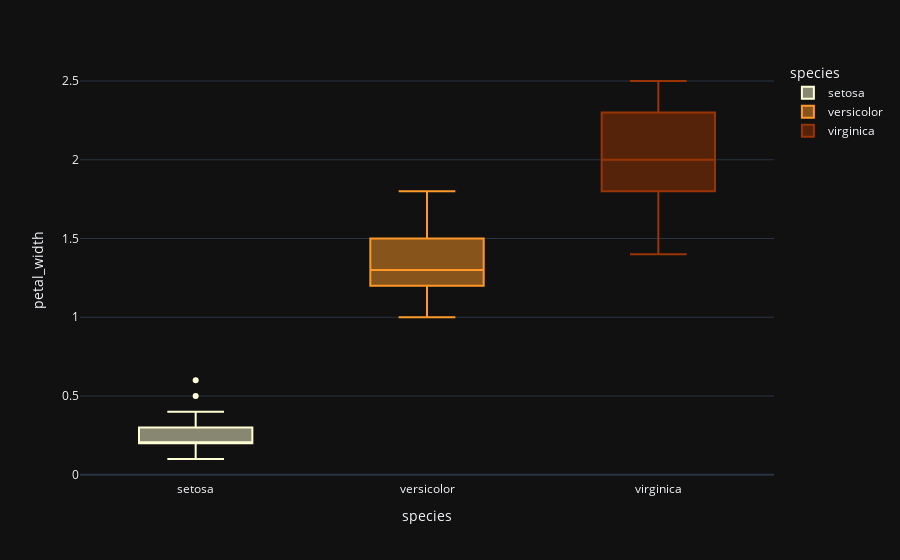

Notebook source saved alongside this figure:
### Code cell
fig = px.box(data_frame=df, x='species',y='petal_width',color='species',color_discrete_sequence=['#ffffd4 ','#fe9929 ','#993404 '], template='plotly_dark',orientation='v')

fig.show()

### Figure 1 — Plotly figure (JSON) as saved in the notebook; plotly's stock layout.template omitted (floating-point values rounded to 4 significant figures)
{"data": [{"alignmentgroup": "True", "hovertemplate": "species=%{x}<br>petal_width=%{y}<extra></extra>", "legendgroup": "setosa", "marker": {"color": "#ffffd4 "}, "name": "setosa", "notched": false, "offsetgroup": "setosa", "orientation": "v", "showlegend": true, "type": "box", "x": ["setosa", "setosa", "setosa", "setosa", "setosa", "setosa", "setosa", "setosa", "setosa", "setosa", "setosa", "setosa", "setosa", "setosa", "setosa", "setosa", "setosa", "setosa", "setosa", "setosa", "setosa", "setosa", "setosa", "setosa", "setosa", "setosa", "setosa", "setosa", "setosa", "setosa", "setosa", "setosa", "setosa", "setosa", "setosa", "setosa", "setosa", "setosa", "setosa", "setosa", "setosa", "setosa", "setosa", "setosa", "setosa", "setosa", "setosa", "setosa", "setosa", "setosa"], "x0": " ", "xaxis": "x", "y": [0.2, 0.2, 0.2, 0.2, 0.2, 0.4, 0.3, 0.2, 0.2, 0.1, 0.2, 0.2, 0.1, 0.1, 0.2, 0.4, 0.4, 0.3, 0.3, 0.3, 0.2, 0.4, 0.2, 0.5, 0.2, 0.2, 0.4, 0.2, 0.2, 0.2, 0.2, 0.4, 0.1, 0.2, 0.2, 0.2, 0.2, 0.1, 0.2, 0.2, 0.3, 0.3, 0.2, 0.6, 0.4, 0.3, 0.2, 0.2, 0.2, 0.2], "y0": " ", "yaxis": "y"}, {"alignmentgroup": "True", "hovertemplate": "species=%{x}<br>petal_width=%{y}<extra></extra>", "legendgroup": "versicolor", "marker": {"color": "#fe9929 "}, "name": "versicolor", "notched": false, "offsetgroup": "versicolor", "orientation": "v", "showlegend": true, "type": "box", "x": ["versicolor", "versicolor", "versicolor", "versicolor", "versicolor", "versicolor", "versicolor", "versicolor", "versicolor", "versicolor", "versicolor", "versicolor", "versicolor", "versicolor", "versicolor", "versicolor", "versicolor", "versicolor", "versicolor", "versicolor", "versicolor", "versicolor", "versicolor", "versicolor", "versicolor", "versicolor", "versicolor", "versicolor", "versicolor", "versicolor", "versicolor", "versicolor", "versicolor", "versicolor", "versicolor", "versicolor", "versicolor", "versicolor", "versicolor", "versicolor", "versicolor", "versicolor", "versicolor", "versicolor", "versicolor", "versicolor", "versicolor", "versicolor", "versicolor", "versicolor"], "x0": " ", "xaxis": "x", "y": [1.4, 1.5, 1.5, 1.3, 1.5, 1.3, 1.6, 1, 1.3, 1.4, 1, 1.5, 1, 1.4, 1.3, 1.4, 1.5, 1, 1.5, 1.1, 1.8, 1.3, 1.5, 1.2, 1.3, 1.4, 1.4, 1.7, 1.5, 1, 1.1, 1, 1.2, 1.6, 1.5, 1.6, 1.5, 1.3, 1.3, 1.3, 1.2, 1.4, 1.2, 1, 1.3, 1.2, 1.3, 1.3, 1.1, 1.3], "y0": " ", "yaxis": "y"}, {"alignmentgroup": "True", "hovertemplate": "species=%{x}<br>petal_width=%{y}<extra></extra>", "legendgroup": "virginica", "marker": {"color": "#993404 "}, "name": "virginica", "notched": false, "offsetgroup": "virginica", "orientation": "v", "showlegend": true, "type": "box", "x": ["virginica", "virginica", "virginica", "virginica", "virginica", "virginica", "virginica", "virginica", "virginica", "virginica", "virginica", "virginica", "virginica", "virginica", "virginica", "virginica", "virginica", "virginica", "virginica", "virginica", "virginica", "virginica", "virginica", "virginica", "virginica", "virginica", "virginica", "virginica", "virginica", "virginica", "virginica", "virginica", "virginica", "virginica", "virginica", "virginica", "virginica", "virginica", "virginica", "virginica", "virginica", "virginica", "virginica", "virginica", "virginica", "virginica", "virginica", "virginica", "virginica", "virginica"], "x0": " ", "xaxis": "x", "y": [2.5, 1.9, 2.1, 1.8, 2.2, 2.1, 1.7, 1.8, 1.8, 2.5, 2, 1.9, 2.1, 2, 2.4, 2.3, 1.8, 2.2, 2.3, 1.5, 2.3, 2, 2, 1.8, 2.1, 1.8, 1.8, 1.8, 2.1, 1.6, 1.9, 2, 2.2, 1.5, 1.4, 2.3, 2.4, 1.8, 1.8, 2.1, 2.4, 2.3, 1.9, 2.3, 2.5, 2.3, 1.9, 2, 2.3, 1.8], "y0": " ", "yaxis": "y"}], "layout": {"boxmode": "overlay", "legend": {"title": {"text": "species"}, "tracegroupgap": 0}, "margin": {"t": 60}, "xaxis": {"anchor": "y", "categoryarray": ["setosa", "versicolor", "virginica"], "categoryorder": "array", "domain": [0, 1], "title": {"text": "species"}}, "yaxis": {"anchor": "x", "domain": [0, 1], "title": {"text": "petal_width"}}}}
